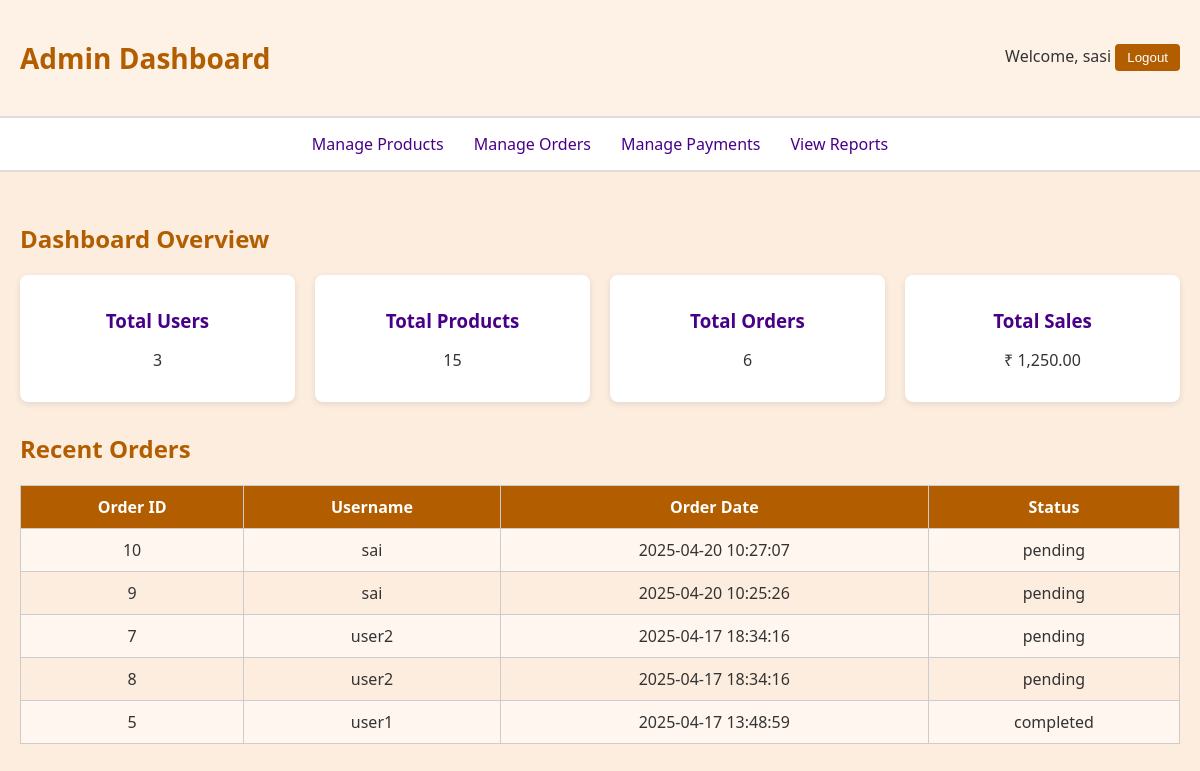
Before: /admin/index.php (signed in) with the older database file.
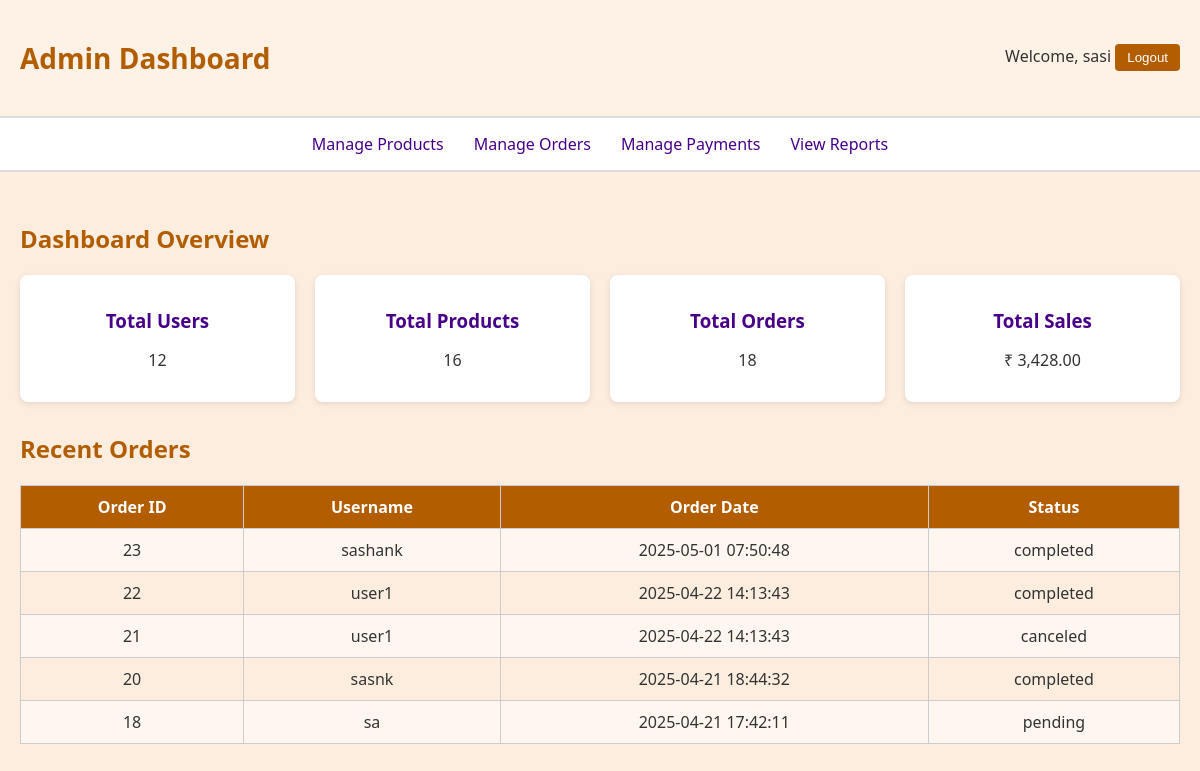
After: the same page with the newer database file.
### tables this page shows
CREATE TABLE `orders` (
  `order_id` int(11) NOT NULL,
  `user_id` int(11) DEFAULT NULL,
  `product_id` int(11) DEFAULT NULL,
  `order_date` timestamp NOT NULL DEFAULT current_timestamp(),
  `status` enum('pending','completed','canceled') DEFAULT 'pending',
  `total_amount` decimal(10,2) NOT NULL
);

CREATE TABLE `users` (
  `user_id` int(11) NOT NULL,
  `username` varchar(50) NOT NULL,
  `email` varchar(100) NOT NULL,
  `password` varchar(255) NOT NULL,
  `Address` varchar(255) DEFAULT NULL,
  `phone_number` varchar(15) DEFAULT NULL,
  `created_at` timestamp NOT NULL DEFAULT current_timestamp(),
  `role` enum('buyer','seller','admin') DEFAULT 'buyer'
);

### admin/index.php (the view, shortened to what this page needs)
<?php
include '../db.php';
$admin_name = $conn->query("SELECT username FROM admin WHERE admin_id = " . $_SESSION['admin_id'])->fetch_assoc()['username'];
$total_users = $conn->query("SELECT COUNT(*) AS total FROM users")->fetch_assoc()['total'];
$total_products = $conn->query("SELECT COUNT(*) AS total FROM products")->fetch_assoc()['total'];
$total_orders = $conn->query("SELECT COUNT(*) AS total FROM orders")->fetch_assoc()['total'];
$total_sales = $conn->query("SELECT SUM(total_amount) AS total FROM orders")->fetch_assoc()['total'];
?>
<!DOCTYPE html>
<html lang="en">
<head>
    <link rel="stylesheet" href="./admin.css">
</head>
<body>
    <header>
        <div class="header-container">
            <h1>Admin Dashboard</h1>
            <div class="admin-info">
                <span>Welcome, <?php echo htmlspecialchars($admin_name); ?></span>
                <form method="POST" style="display: inline;">
                    <button type="submit" name="logout" class="logout-btn">Logout</button>
                </form>
            </div>
        </div>
    </header>
    <nav>
        <ul>
            <li><a href="ManageProduct.php">Manage Products</a></li>
            <li><a href="ManageOrder.php">Manage Orders</a></li>
            <li><a href="ManagePayement.php">Manage Payments</a></li>
            <li><a href="ViewReport.php">View Reports</a></li>
        </ul>
    </nav>
    <div class="container">
        <h2>Dashboard Overview</h2>
        <div class="dashboard-stats">
            <div class="stat-box">
                <h3>Total Users</h3>
                <p><?php echo $total_users; ?></p>
            </div>
            <div class="stat-box">
                <h3>Total Products</h3>
                <p><?php echo $total_products; ?></p>
            </div>
            <div class="stat-box">
                <h3>Total Orders</h3>
                <p><?php echo $total_orders; ?></p>
            </div>
            <div class="stat-box">
                <h3>Total Sales</h3>
                <p>₹ <?php echo number_format($total_sales, 2); ?></p>
            </div>
        </div>
        <h2>Recent Orders</h2>
        <table class="table">
            <tr>
                <th>Order ID</th>
                <th>Username</th>
                <th>Order Date</th>
                <th>Status</th>
            </tr>
            <?php
            $recent_orders = $conn->query("SELECT orders.order_id, users.username, orders.order_date, orders.status
                                            FROM orders
                                            JOIN users ON orders.user_id = users.user_id
                                            ORDER BY orders.order_date DESC
                                            LIMIT 5");
            while ($order = $recent_orders->fetch_assoc()):
            ?>
                <tr>
                    <td><?php echo htmlspecialchars($order['order_id']); ?></td>
                    <td><?php echo htmlspecialchars($order['username']); ?></td>
                    <td><?php echo htmlspecialchars($order['order_date']); ?></td>
                    <td><?php echo htmlspecialchars($order['status']); ?></td>
                </tr>
            <?php endwhile; ?>
        </table>
    </div>
</body>
</html>

Changed rows visible on the page:
no longer on this page (row unchanged): orders: order_id "10", user.username "sai", order_date "2025-04-20 10:27:07", status "pending"
no longer on this page (row unchanged): orders: order_id "9", user.username "sai", order_date "2025-04-20 10:25:26", status "pending"
no longer on this page (row unchanged): orders: order_id "7", user.username "user2", order_date "2025-04-17 18:34:16", status "pending"
no longer on this page (row unchanged): orders: order_id "8", user.username "user2", order_date "2025-04-17 18:34:16", status "pending"
no longer on this page (row unchanged): orders: order_id "5", user.username "user1", order_date "2025-04-17 13:48:59", status "completed"
added orders: order_id "23", user.username "sashank", order_date "2025-05-01 07:50:48", status "completed"
added orders: order_id "22", user.username "user1", order_date "2025-04-22 14:13:43", status "completed"
added orders: order_id "21", user.username "user1", order_date "2025-04-22 14:13:43", status "canceled"
added orders: order_id "20", user.username "sasnk", order_date "2025-04-21 18:44:32", status "completed"
added orders: order_id "18", user.username "sa", order_date "2025-04-21 17:42:11", status "pending"
Other visible differences:
$total_users: "3" → "12"
$total_products: "15" → "16"
$total_orders: "6" → "18"
$total_sales: "1,250.00" → "3,428.00"
